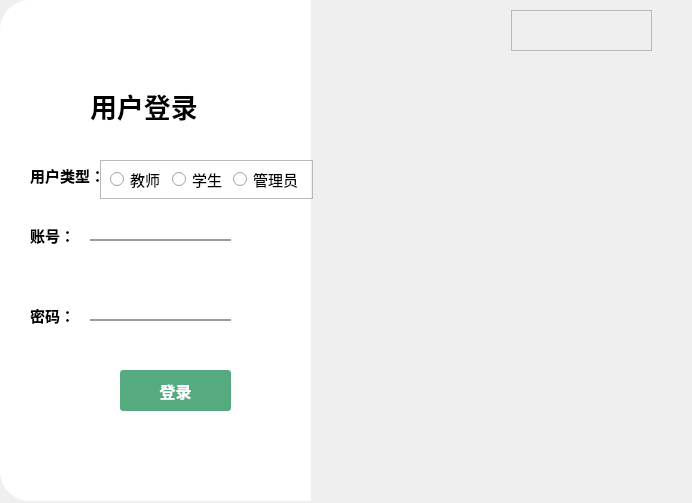
<?xml version="1.0" encoding="UTF-8"?>
<ui version="4.0">
 <class>MainWindow</class>
 <widget class="QMainWindow" name="MainWindow">
  <property name="geometry">
   <rect>
    <x>0</x>
    <y>0</y>
    <width>692</width>
    <height>503</height>
   </rect>
  </property>
  <property name="windowTitle">
   <string>MainWindow</string>
  </property>
  <widget class="QWidget" name="centralwidget">
   <widget class="QLabel" name="label">
    <property name="geometry">
     <rect>
      <x>0</x>
      <y>0</y>
      <width>311</width>
      <height>501</height>
     </rect>
    </property>
    <property name="styleSheet">
     <string notr="true">background-color: rgb(255, 255, 255);
border-bottom-left-radius:30px;
border-top-left-radius:30px;</string>
    </property>
    <property name="text">
     <string/>
    </property>
   </widget>
   <widget class="QLabel" name="label_2">
    <property name="geometry">
     <rect>
      <x>310</x>
      <y>0</y>
      <width>381</width>
      <height>501</height>
     </rect>
    </property>
    <property name="styleSheet">
     <string notr="true">background-image: url(:/img/background.jpg);
border-top-right-radius:30px;
border-bottom-right-radius:30px</string>
    </property>
    <property name="text">
     <string/>
    </property>
   </widget>
   <widget class="QLabel" name="label_3">
    <property name="geometry">
     <rect>
      <x>90</x>
      <y>90</y>
      <width>121</width>
      <height>31</height>
     </rect>
    </property>
    <property name="font">
     <font>
      <family>幼圆</family>
      <pointsize>20</pointsize>
      <weight>75</weight>
      <italic>false</italic>
      <bold>true</bold>
     </font>
    </property>
    <property name="styleSheet">
     <string notr="true"/>
    </property>
    <property name="text">
     <string>用户登录</string>
    </property>
   </widget>
   <widget class="QLineEdit" name="lineEdit">
    <property name="geometry">
     <rect>
      <x>90</x>
      <y>210</y>
      <width>141</width>
      <height>31</height>
     </rect>
    </property>
    <property name="font">
     <font>
      <family>Times New Roman</family>
      <pointsize>9</pointsize>
      <weight>9</weight>
      <italic>false</italic>
      <bold>false</bold>
     </font>
    </property>
    <property name="styleSheet">
     <string notr="true">border: none;
font: 75 9pt &quot;Times New Roman&quot;;
border-bottom:2px solid rgba(0,0,0,100);
background-color: rgba(0, 0, 0, 0);</string>
    </property>
   </widget>
   <widget class="QLineEdit" name="lineEdit_2">
    <property name="geometry">
     <rect>
      <x>90</x>
      <y>290</y>
      <width>141</width>
      <height>31</height>
     </rect>
    </property>
    <property name="font">
     <font>
      <family>Times New Roman</family>
      <pointsize>9</pointsize>
      <weight>50</weight>
      <italic>false</italic>
      <bold>false</bold>
     </font>
    </property>
    <property name="styleSheet">
     <string notr="true">border: none;
font: 9pt &quot;Times New Roman&quot;;
border-bottom:2px solid rgba(0,0,0,100);
background-color: rgba(0, 0, 0, 0);</string>
    </property>
    <property name="echoMode">
     <enum>QLineEdit::Password</enum>
    </property>
   </widget>
   <widget class="QPushButton" name="pushButton">
    <property name="geometry">
     <rect>
      <x>120</x>
      <y>370</y>
      <width>111</width>
      <height>41</height>
     </rect>
    </property>
    <property name="font">
     <font>
      <family>幼圆</family>
      <pointsize>12</pointsize>
      <weight>75</weight>
      <bold>true</bold>
     </font>
    </property>
    <property name="styleSheet">
     <string notr="true">QPushButton{
background-color: rgb(85, 170, 127);
border:none;
color:rgb(255,255,255);
border-radius:3px;

}
QPushButton:pressed{
	padding-left:5px;
	padding-top:5px;
}</string>
    </property>
    <property name="text">
     <string>登录</string>
    </property>
   </widget>
   <widget class="QLabel" name="label_4">
    <property name="geometry">
     <rect>
      <x>30</x>
      <y>220</y>
      <width>61</width>
      <height>31</height>
     </rect>
    </property>
    <property name="font">
     <font>
      <family>幼圆</family>
      <pointsize>11</pointsize>
      <weight>75</weight>
      <bold>true</bold>
     </font>
    </property>
    <property name="styleSheet">
     <string notr="true">border:none</string>
    </property>
    <property name="text">
     <string>账号：</string>
    </property>
   </widget>
   <widget class="QLabel" name="label_5">
    <property name="geometry">
     <rect>
      <x>30</x>
      <y>300</y>
      <width>61</width>
      <height>31</height>
     </rect>
    </property>
    <property name="font">
     <font>
      <family>幼圆</family>
      <pointsize>11</pointsize>
      <weight>75</weight>
      <bold>true</bold>
     </font>
    </property>
    <property name="text">
     <string>密码：</string>
    </property>
   </widget>
   <widget class="QFrame" name="frame">
    <property name="geometry">
     <rect>
      <x>511</x>
      <y>10</y>
      <width>141</width>
      <height>41</height>
     </rect>
    </property>
    <property name="frameShape">
     <enum>QFrame::StyledPanel</enum>
    </property>
    <property name="frameShadow">
     <enum>QFrame::Raised</enum>
    </property>
    <layout class="QHBoxLayout" name="horizontalLayout">
     <item>
      <widget class="QPushButton" name="minimize_button">
       <property name="styleSheet">
        <string notr="true">QPushButton{
	border:none;
}
QPushButton:hover{
padding-bottom:5px;
}

</string>
       </property>
       <property name="text">
        <string/>
       </property>
       <property name="icon">
        <iconset resource="../resources/img.qrc">
         <normaloff>:/img/minimize.png</normaloff>:/img/minimize.png</iconset>
       </property>
      </widget>
     </item>
     <item>
      <widget class="QPushButton" name="close_button">
       <property name="styleSheet">
        <string notr="true">QPushButton{
	border:none;
}
QPushButton:hover{
padding-bottom:5px;
}

</string>
       </property>
       <property name="text">
        <string/>
       </property>
       <property name="icon">
        <iconset resource="../resources/img.qrc">
         <normaloff>:/img/close.png</normaloff>:/img/close.png</iconset>
       </property>
      </widget>
     </item>
    </layout>
   </widget>
   <widget class="QLabel" name="label_6">
    <property name="geometry">
     <rect>
      <x>30</x>
      <y>160</y>
      <width>81</width>
      <height>31</height>
     </rect>
    </property>
    <property name="font">
     <font>
      <family>幼圆</family>
      <pointsize>11</pointsize>
      <weight>75</weight>
      <bold>true</bold>
     </font>
    </property>
    <property name="styleSheet">
     <string notr="true">border:none</string>
    </property>
    <property name="text">
     <string>用户类型：</string>
    </property>
   </widget>
   <widget class="QFrame" name="frame_2">
    <property name="geometry">
     <rect>
      <x>100</x>
      <y>160</y>
      <width>213</width>
      <height>39</height>
     </rect>
    </property>
    <property name="frameShape">
     <enum>QFrame::StyledPanel</enum>
    </property>
    <property name="frameShadow">
     <enum>QFrame::Raised</enum>
    </property>
    <layout class="QHBoxLayout" name="horizontalLayout_2">
     <item>
      <widget class="QRadioButton" name="teacher">
       <property name="font">
        <font>
         <family>幼圆</family>
         <pointsize>11</pointsize>
        </font>
       </property>
       <property name="text">
        <string>教师</string>
       </property>
      </widget>
     </item>
     <item>
      <widget class="QRadioButton" name="student">
       <property name="font">
        <font>
         <family>幼圆</family>
         <pointsize>11</pointsize>
        </font>
       </property>
       <property name="text">
        <string>学生</string>
       </property>
      </widget>
     </item>
     <item>
      <widget class="QRadioButton" name="student_2">
       <property name="font">
        <font>
         <family>幼圆</family>
         <pointsize>11</pointsize>
        </font>
       </property>
       <property name="text">
        <string>管理员</string>
       </property>
      </widget>
     </item>
    </layout>
   </widget>
  </widget>
 </widget>
 <resources>
  <include location="../resources/img.qrc"/>
 </resources>
 <connections/>
</ui>
